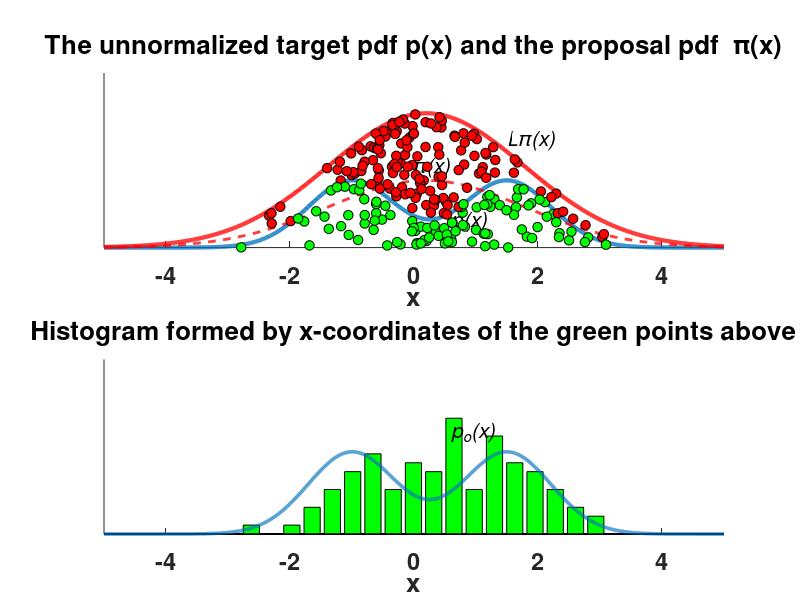

Write MATLAB code to recreate this figure.
%%%%%%%%%%%%%%%%%%%%%%%%%%%%%%%
%%%% DEMO Rejection Sampler %%%
%%%%%%%%%%%%%%%%%%%%%%%%%%%%%%%
clear all
close all
clc
%%%%%%%%%%%%%%%%%%%%%%%%%%%%%%%%%%%%%%%%%%%%%%%%%%%%%%%%
%%%% DEFINE TARGET and PROPOSAL FUNCTIONS
Px=@(x) 0.5*exp(-(x-1.5).^2)+0.5*exp(-(x+1).^2); %%% TARGET 
mu_pi=0.2; %%%% mean - proposal
s2=5/2; %%%% variance - proposal
Pi=@(x) 0.5*exp(-1/(2*s2)*(x-mu_pi).^2); %%%% PROPOSAL 
L=2; %%%% BOUND
%%%%%%%%%%%%%%%%%%%%%%%%%%%%%%%%%%%%%%%%%%%%%%%%%%%%%%%%%%%%%%%%%%%%%%%%%%%
%%% initializing variables %%%
accepted_samples=[];%%% vector of accepted samples
N=100; %%% number of desired samples
count_accSam=0; %%% counting the accepted samples
count_rejSam=0; %%% counting the rejected samples
count_iter=0;   %%% counting the number of iterations 
%%%%%%%%%%%%%%%%%%%%%%%%%%%%%%%%%%%%%%%%%%%%%%%%%%%%%%%%%%%%%%%%%%%%%%%%%%%
disp(' ')
disp('---------------------------------------------------------------------------------------------')
disp(' ')
disp(' REJECTION SAMPLING (RS)')
disp([' Number of desired samples =',num2str(N)])
disp(' The code is slowed down in order to allow a suitable graphical representation ')
disp(' ')
disp('---------------------------------------------------------------------------------------------')
%%%%%%%%%%%%%%%%%%%%%%%%%%%%%%%%%%%%%%%%%%%%%%%%%%%%%%%%
%%% (Initial) PLOTS TARGET and PROPOSAL FUNCTIONS
figure
subplot(2,1,1)
set(gca,'YTick',[])
x=-5:0.01:5;
hold on
plot(x,Px(x),'linewidth',3)
set(gca,'FontWeight','Bold','FontSize',17)
text(1.5,0.8,'L\pi(x)','FontSize',15,'FontAngle','italic')
text(0,0.6,'\pi(x)','FontSize',15,'FontAngle','italic')
text(0.6,0.2,'p(x)','FontSize',15,'FontAngle','italic')
axis([-5 5 0 1.3])
plot(x,Pi(x),'r--','linewidth',2)
plot(x,L*Pi(x),'r','linewidth',3)
title('The unnormalized target pdf p(x) and the proposal pdf  \pi(x)')
%title('aqui')
xlabel('x')
disp(' press a key ')
pause %%%% press a key to start 
%%%%%%%%%%%%%%%%%%%%%%%%%%%%%%%%%%%%%%%%
%%%%%%%%%%%%%%%%%%%%%%%%%%%%%%%%%%%%%%%%
%%%%% START - MAIN LOOP       %%%%%%%%%%
%%%%%%%%%%%%%%%%%%%%%%%%%%%%%%%%%%%%%%%%
%%%%%%%%%%%%%%%%%%%%%%%%%%%%%%%%%%%%%%%%
while  count_accSam<N   
 
  count_iter=count_iter+1; %%%% counting the number of iterations 
     
 %%%%%%%%%%%%%%%%%%%%%%%%%%%%%%%%%%%%%%%%%%%%%
 %%%%% Drawing a sample from the proposal %%%%
 %%%%%%%%%%%%%%%%%%%%%%%%%%%%%%%%%%%%%%%%%%%%%
 proposed_sample=mu_pi+sqrt(s2/2)*randn(1,1); %%%% random abiscissa X for the graphical RS test  
 %%%%%%%%%%%%%%%%%%%%%%%%%%%%%%%%%%%%%%%%%%%%%
u=rand(1,1);
Y=L*Pi(proposed_sample)*u; %%% random ordinate Y (vertical value) for RS test 
%%%  RS TEST= we check if (X,Y) is below the graph of \pi(x) 
%%%%%%%%%%%%%%%%%%%%%%%%%%%%%%%
%%% plot settings
subplot(2,1,1)
xlim([-5 5])
hold on
set(gca,'YTick',[])
%%%%%%%%%%%%%%%%%%%%%%%%%%%%%%%
%%%% RS Test- graphical way %%%
%%%%%%%%%%%%%%%%%%%%%%%%%%%%%%%
if Y>Px(proposed_sample) 
    disp('rejected (red point)') 
  plot(proposed_sample,Y,'o','MarkerEdgeColor','k','MarkerFaceColor','r','MarkerSize',7)
  count_rejSam=count_rejSam+1; %%%% counting rejected samples
%%%%  
else
%%%%    
    disp(['accepted (green point); number ',num2str(count_accSam),' over ',num2str(N)])
  plot(proposed_sample,Y,'o','MarkerEdgeColor','k','MarkerFaceColor','g','MarkerSize',7)
  count_accSam=count_accSam+1; %%%% counting accepted samples
  accepted_samples(count_accSam)=proposed_sample;
end %%% end RS test
%%%%%%%%%%%%%%%%%%%%%%%%%%%%%%%
%%%%%%%%%%%%%%%%%%%%%%%%%%%%%%%
%%%% below just plotting 
pause(0.005) %%%% slowing down the code
subplot(2,1,2)
cla
hold on 
%set(gca,'YTick',[])
axis([-5 5 0 0.6])
%xlim([-5 5])
set(gca,'YTick',[])
set(gca,'FontWeight','Bold','FontSize',17)
title('Histogram formed by x-coordinates of the green points above')
xlabel('x')
%%%%% plot histogram of the accepted samples
if isempty(accepted_samples)==0 
 [v,c]=hist(accepted_samples,18);
 esto=abs(c(2)-c(1));
 cost=sum(esto*v);
 bar(c,v/cost,'g')
   x=-5:0.001:5;
  cost2=sum(0.001*Px(x));
  plot(x,Px(x)/cost2,'-','linewidth',2.5)
 text(0.6,0.35,'p_o(x)','FontSize',15,'FontAngle','italic') 
end
%%%%%%
end %%%% end  While
%%% accepted_samples= contains the accepted samples
%%%%%%%%%%%%%%%%%%%%%%%%%%%%%%%%%%%%%%%%%%%%%%%%%%%%%%%    
disp(' ')
disp(' ')
disp('---------------------------------------------------------------------------------------------')
disp('FINAL REPORT')
disp('---------------------------------------------------------------------------------------------')
disp(['Total number of iterations T = ',num2str(count_iter)])
disp(['Number of desired (accepted) samples N = ',num2str(N)])
disp(['Final number of rejected samples = ',num2str(count_rejSam)])
disp('---------------------------------------------------------------------------------------------')
disp(['Acceptance Rate obtained at this run = N/T = ',num2str(N/count_iter)])
disp('---------------------------------------------------------------------------------------------')


